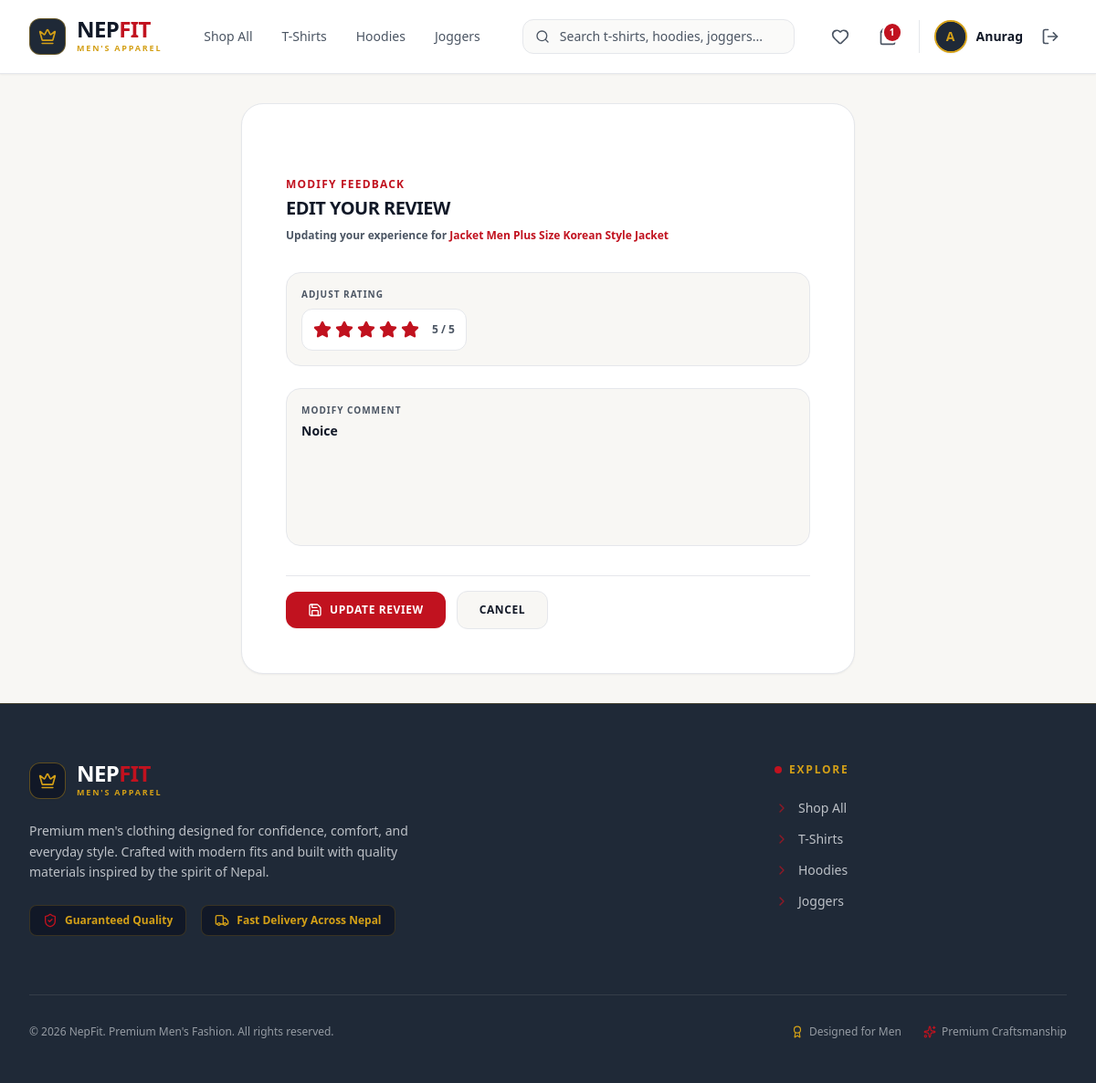
Screenshot of /review/edit/2/ (signed in) with the database file from the repository.
### nf_app/models.py (models this page shows, shortened)
class User(AbstractUser):
    phone = models.CharField(max_length=20, blank=True)
    address = models.TextField(blank=True)
    profile_picture = models.ImageField(upload_to='images/user/', blank=True, null=True)

class Cart(models.Model):
    customer = models.OneToOneField(User, on_delete=models.CASCADE, related_name='cart')

class Review(models.Model):
    product = models.ForeignKey(Product, on_delete=models.CASCADE, related_name='reviews')
    customer = models.ForeignKey(User, on_delete=models.CASCADE)
    rating = models.PositiveIntegerField(default=5)
    comment = models.TextField()
    created_at = models.DateTimeField(auto_now_add=True)

class Product(models.Model):
    class Category(models.TextChoices):
        SHIRTS = 'shirts', 'Shirts'
        T_SHIRTS = 't_shirts', 'T-Shirts'
        PANTS = 'pants', 'Pants'
        HOODIES = 'hoodies', 'Hoodies'
        JACKETS = 'jackets', 'Jackets'
        SWEATSHIRTS = 'sweatshirts', 'Sweatshirts'
        JOGGERS = 'joggers', 'Joggers'
        SHORTS = 'shorts', 'Shorts'
    class Size(models.TextChoices):
        SMALL = 'S', 'Small'
        MEDIUM = 'M', 'Medium'
        LARGE = 'L', 'Large'
        XLARGE = 'XL', 'Extra Large'
        XXLARGE = 'XXL', 'Double Extra Large'
    name = models.CharField(max_length=255)
    brand = models.CharField(max_length=100, default='NepFit', help_text="Brand name (e.g., NepFit)")
    category = models.CharField(max_length=30, choices=Category.choices)
    size = models.CharField(max_length=10, choices=Size.choices, default=Size.MEDIUM, help_text="Default size for this product")
    description = models.TextField(help_text="Product details, fabric materials, and sizing guide.")
    price = models.DecimalField(max_digits=10, decimal_places=2)
    stock = models.PositiveIntegerField(default=10)
    product_image = models.ImageField(upload_to='images/products/')
    is_active = models.BooleanField(default=True)
    created_at = models.DateTimeField(auto_now_add=True)

### nf_app/views/review_view.py (the view, shortened to what this page needs)
# urls.py: path('review/edit/<int:review_id>/', edit_review_view, name='edit_review'),
@login_required
def edit_review_view(request, review_id):
    review = Review.objects.get(id=review_id)
    if request.user.is_staff:
        messages.error(request, "You are not authorized to edit reviews.")
        return redirect('home')
    if not review:
        messages.error(request, "Review not found.")
        return redirect('customer_dashboard')
    if review.customer != request.user:
        messages.error(request, "You are not authorized to edit this review.")
        return redirect('customer_dashboard')
    errors = {}
    return render(request, 'main/edit_review_page.html', {'review': review})

### nf_app/templates/main/edit_review_page.html (shortened to what this page needs)
<!DOCTYPE html>
<html lang="en">
<head>
    {% load static %}
    <link href="{% static 'css/styles.css' %}" rel="stylesheet" />
</head>
<body class="bg-[#F8F7F4] font-sans min-h-screen flex flex-col text-[#111827] selection:bg-[#C1121F] selection:text-white">
    {% include 'components/_navbar.html' %}
    <main class="flex-grow flex items-center justify-center p-4 sm:p-6 lg:p-8">
        <form method="POST" class="w-full max-w-2xl bg-[#FFFFFF] border border-[#E5E7EB] rounded-3xl overflow-hidden shadow-sm p-8 lg:p-12 space-y-8">
            <div>
                <h2 class="text-xs font-extrabold uppercase tracking-widest text-[#C1121F] mb-1">Modify Feedback</h2>
                <h1 class="text-xl font-black text-[#111827] tracking-tight uppercase">Edit Your Review</h1>
                <p class="text-xs text-[#4B5563] mt-2 font-bold">Updating your experience for <span class="text-[#C1121F] font-black">{{ review.product.name }}</span></p>
            </div>
            <div class="space-y-6">
                <div class="bg-[#F8F7F4] border border-[#E5E7EB] p-4 rounded-2xl">
                    <label class="text-[10px] font-extrabold uppercase tracking-widest text-[#4B5563] block mb-2">Adjust Rating</label>
                    <div class="flex items-center gap-1.5 bg-[#FFFFFF] border border-[#E5E7EB] p-3 rounded-xl inline-flex">
                        <div class="flex items-center gap-1">
                            <button type="button" data-star="1" class="star-btn text-[#E5E7EB] hover:scale-110 transition-transform focus:outline-none">
                                <i data-lucide="star" class="w-5 h-5"></i>
                            </button>
                            <button type="button" data-star="2" class="star-btn text-[#E5E7EB] hover:scale-110 transition-transform focus:outline-none">
                                <i data-lucide="star" class="w-5 h-5"></i>
                            </button>
                            <button type="button" data-star="3" class="star-btn text-[#E5E7EB] hover:scale-110 transition-transform focus:outline-none">
                                <i data-lucide="star" class="w-5 h-5"></i>
                            </button>
                            <button type="button" data-star="4" class="star-btn text-[#E5E7EB] hover:scale-110 transition-transform focus:outline-none">
                                <i data-lucide="star" class="w-5 h-5"></i>
                            </button>
                            <button type="button" data-star="5" class="star-btn text-[#E5E7EB] hover:scale-110 transition-transform focus:outline-none">
                                <i data-lucide="star" class="w-5 h-5"></i>
                            </button>
                        </div>
                        <span id="rating_display" class="text-xs font-bold text-[#4B5563] ml-2">{{ review.rating|default:5 }} / 5</span>
                    </div>
                </div>
                <div class="bg-[#F8F7F4] border border-[#E5E7EB] p-4 rounded-2xl focus-within:border-[#1F2937]/30 transition-colors">
                    <label class="text-[10px] font-extrabold uppercase tracking-widest text-[#4B5563] block mb-1">Modify Comment</label>
                    <textarea id="id_comment" name="comment" rows="5" placeholder="Update what you liked or disliked about this gear..." class="w-full bg-transparent text-sm font-bold text-[#111827] focus:outline-none placeholder-[#4B5563]/60 resize-none leading-relaxed">{% if data %}{{ data.comment|default:'' }}{% else %}{{ review.comment|default:'' }}{% endif %}</textarea>
                </div>
            </div>
            <div class="flex items-center gap-3 pt-4 border-t border-[#E5E7EB]">
                <button type="submit" class="flex-grow sm:flex-none bg-[#C1121F] hover:bg-[#A10E19] text-white font-extrabold py-3 px-6 rounded-xl transition-all flex items-center justify-center gap-2 text-xs uppercase tracking-wider shadow-sm">
                    <i data-lucide="save" class="w-4 h-4"></i>
                    Update Review
                </button>
                <a href="javascript:history.back()" class="flex-grow sm:flex-none bg-[#F8F7F4] hover:bg-[#E5E7EB] text-[#111827] font-extrabold py-3 px-6 rounded-xl transition-all flex items-center justify-center gap-2 text-xs uppercase tracking-wider border border-[#E5E7EB]">
                    Cancel
                </a>
            </div>
        </form>
    </main>
    {% include 'components/_footer.html' %}
</body>
</html>

### nf_app/templates/components/_navbar.html (shortened to what this page needs)
<header class="sticky top-0 z-50 bg-[#FFFFFF] border-b border-[#E5E7EB] shadow-sm">
    <nav class="max-w-7xl mx-auto px-4 sm:px-6 lg:px-8">
        <div class="flex items-center justify-between h-20 gap-4 md:gap-8">
            <div class="flex items-center gap-8">
                <a href="/" class="flex items-center gap-3 group">
                    <div class="w-10 h-10 rounded-xl bg-[#1F2937] flex items-center justify-center border border-[#D4A017]/40 shadow-sm group-hover:border-[#C1121F] transition-colors">
                        <i data-lucide="crown" class="w-5 h-5 text-[#D4A017] group-hover:text-[#C1121F] transition-colors"></i>
                    </div>
                    <div class="flex flex-col">
                        <span class="text-2xl font-black tracking-tight text-[#111827] leading-none uppercase">Nep<span class="text-[#C1121F]">Fit</span></span>
                        <span class="text-[9px] font-bold tracking-[0.2em] text-[#D4A017] uppercase mt-0.5">Men's Apparel</span>
                    </div>
                </a>
                <div class="hidden lg:flex items-center gap-1 font-medium">
                    <a href="/products/" class="{% if request.path == '/products/' and not request.GET.category %}text-[#C1121F] bg-[#C1121F]/10 font-bold{% else %}text-[#4B5563] hover:text-[#111827] hover:bg-[#FAFAF9]{% endif %} px-3.5 py-2 rounded-lg text-sm transition-all">Shop All</a>
                    <a href="/products/?category=t_shirts" class="{% if request.GET.category == 't_shirts' %}text-[#C1121F] bg-[#C1121F]/10 font-bold{% else %}text-[#4B5563] hover:text-[#111827] hover:bg-[#FAFAF9]{% endif %} px-3.5 py-2 rounded-lg text-sm transition-all">T-Shirts</a>
                    <a href="/products/?category=hoodies" class="{% if request.GET.category == 'hoodies' %}text-[#C1121F] bg-[#C1121F]/10 font-bold{% else %}text-[#4B5563] hover:text-[#111827] hover:bg-[#FAFAF9]{% endif %} px-3.5 py-2 rounded-lg text-sm transition-all">Hoodies</a>
                    <a href="/products/?category=joggers" class="{% if request.GET.category == 'joggers' %}text-[#C1121F] bg-[#C1121F]/10 font-bold{% else %}text-[#4B5563] hover:text-[#111827] hover:bg-[#FAFAF9]{% endif %} px-3.5 py-2 rounded-lg text-sm transition-all">Joggers</a>
                </div>
            </div>
            <div class="hidden sm:block flex-1 max-w-md">
                <form action="/products/" method="GET" class="relative m-0">
                    <div class="absolute inset-y-0 left-0 pl-3.5 flex items-center pointer-events-none">
                    </div>
                    <input type="text" name="q" value="{{ request.GET.q|default:'' }}" placeholder="Search t-shirts, hoodies, joggers..." class="w-full pl-10 pr-4 py-2 border border-[#E5E7EB] rounded-xl bg-[#FAFAF9] text-sm text-[#111827] placeholder-[#4B5563] focus:outline-none focus:border-[#C1121F] focus:bg-[#FFFFFF] focus:ring-2 focus:ring-[#C1121F]/10 transition-all">
                </form>
            </div>
            <div class="flex items-center gap-2 sm:gap-4">
                {% if not request.user.is_staff %}
                    <a href="/wishlist/" class="p-2 text-[#4B5563] hover:text-[#C1121F] hover:bg-[#FAFAF9] rounded-lg transition relative">
                        <i data-lucide="heart" class="w-5 h-5"></i>
                    </a>
                    <a href="/cart/" class="p-2 text-[#4B5563] hover:text-[#C1121F] hover:bg-[#FAFAF9] rounded-lg transition relative">
                        {% if user.is_authenticated and user.cart.items.exists %}
                            <span class="absolute top-1 right-1 px-1.5 py-0.5 bg-[#C1121F] text-white text-[10px] font-black rounded-full ring-2 ring-[#FFFFFF]">
                                {{ user.cart.items.count }}
                            </span>
                        {% endif %}
                    </a>
                {% endif %}
                {% if user.is_authenticated %}
                    <div class="flex items-center gap-3 border-l border-[#E5E7EB] pl-3 sm:pl-4">
                        <a href="/profile/" class="flex items-center gap-2.5 group">
                            <div class="w-9 h-9 rounded-full overflow-hidden border-2 border-[#D4A017] bg-[#1F2937] group-hover:border-[#C1121F] transition-colors shadow-sm">
                                {% if user.profile_picture %}
                                    <img src="{{ user.profile_picture.url }}" alt="{{ user.username }}" class="w-full h-full object-cover">
                                {% else %}
                                    <div class="w-full h-full flex items-center justify-center text-[#D4A017] font-bold text-sm bg-[#1F2937]">
                                        <span>{{ user.username|slice:":1"|upper }}</span>
                                    </div>
                                {% endif %}
                            </div>
                            <span class="hidden md:inline-block text-sm font-bold text-[#111827] group-hover:text-[#C1121F] transition-colors max-w-[110px] truncate">
                                {{ user.username }}
                            </span>
                        </a>
                        <a href="/logout/" class="p-2 text-[#4B5563] hover:text-[#B91C1C] hover:bg-[#FAFAF9] rounded-lg transition" title="Logout">
                            <i data-lucide="log-out" class="w-5 h-5"></i>
                        </a>
                    </div>
                {% endif %}
            </div>
        </div>
    </nav>
</header>

### rows the page displays
User: cart.items.count "1", username "A", username "Anurag"
Review: product.name "Jacket Men Plus Size Korean Style Jacket", comment "Noice"
